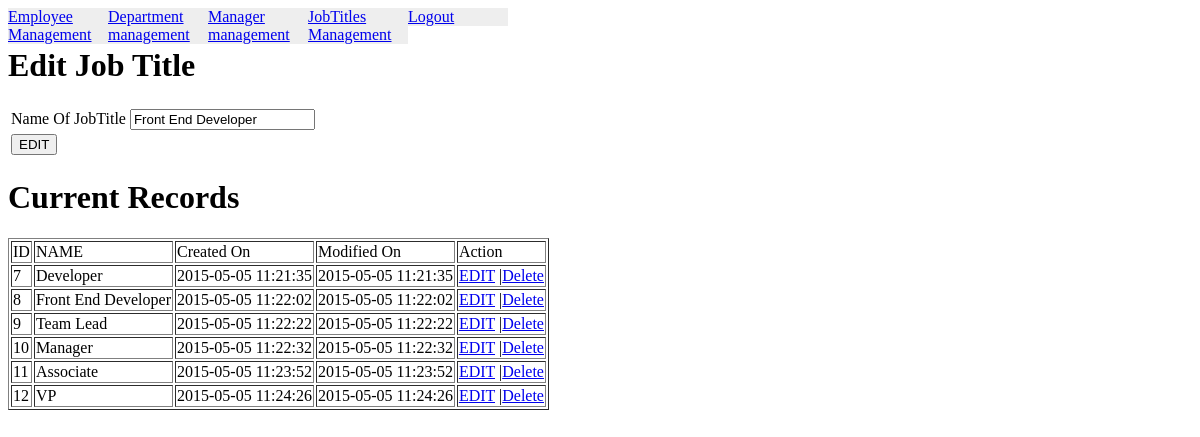
The page /jobtitle.php?action=edit&id=8 (signed in) on the database its author committed.
### tables this page shows
CREATE TABLE IF NOT EXISTS `job_titles` (
  `id` int(11) NOT NULL AUTO_INCREMENT,
  `title` varchar(300) NOT NULL,
  `created` datetime NOT NULL,
  `modified` datetime NOT NULL,
  PRIMARY KEY (`id`)
);

### webonisePDO/DBConnect.php (called while the page is built, shortened)
<?php
class DBConnect extends DBconfig{
    protected static $db;
         private function __construct()
        {
            $obj     = new DBconfig();
            $dbtype  = $obj->DBData['databaseType'];
            $host    = $obj->DBData['host'];
            $dbuser  = $obj->DBData['dbuser'];
            $dbpass  = $obj->DBData['dbpass'];
            $dbname  = $obj->DBData['dbname'];
            try {
                   self::$db = new PDO( "$dbtype:host=$host;dbname=$dbname", $dbuser, $dbpass );
                   self::$db->setAttribute( PDO::ATTR_ERRMODE, PDO::ERRMODE_EXCEPTION );
                }
                catch (PDOException $e) {
                echo "DataBase Connection Error";
          }
       }
    public static function getConnection() {
        return self::$db;
    }
}

### webonisePDO/DBFunctions.php (called while the page is built, shortened)
<?php
include('DBConnect.php');
class DBFunctions extends DBConnect{
    public $dbs;
    public $query = NULL;
    public $findQuery = 0;
    function __construct()
    {
        $this->dbs = DBConnect::getConnection();
    }
     public function select( $column = NULL )
    {
         $this->findQuery = 1 ;
         if( is_null( $column ) )
         {
             $this->query ="SELECT * ";
         }else{
            if(is_array( $column ))
            {
                $createdColumns = implode(",", $column);
                $this->query ="SELECT ".$createdColumns;
            }
         }
        return $this;
    }
     public function from( $from = NULL )
    {
        if( !is_null( $from ) )
        $this->query .= " FROM ".$from;
        return $this;
    }
     public function run($type = 1)
    {
           if( $this->findQuery == 1)
          {
            try {
                  $this->stmt = $this->dbs->prepare($this->query);
                  $this->stmt->execute();
                if ($type== 1) {
                    $this->resultSet = $this->stmt->fetchAll( PDO::FETCH_ASSOC );
                }else {
                    $this->resultSet = $this->stmt->fetchAll( PDO::FETCH_OBJ );
                }
                }catch (Exception $e){
                   echo "catch block";
                }
          }
        $this->findQuery=0;
        return $this;
    }
     public function where( $where=NULL )
    {
        if(is_array( $where ))
        {
            $whereCondition = implode(" ", $where );
            $this->query =$this->query." where ".$whereCondition;
        }
        return $this;
    }
}

### jobtitle.php (the view, shortened to what this page needs)
<?php
include "webonisePDO/DBFunctions.php";
$obj = new DBFunctions();
if(isset($_GET['action']))
{
    if($_GET['action']=='edit')
    {
        $id = $_REQUEST['id'];
        $where = array("id='" .$id. "'");
        $obj->select()->from('job_titles')->where($where)->run();
        $editdata = $obj->resultSet;
    }
}
?>
<?php include('menu.php');?>
<br>
<?php if(isset($editdata)){ ?>
    <h1>Edit Job Title</h1>
<?php }else{?>
    <h1>Create New Job Title</h1>
<?php }?>
<form action="jobtitle.php" method="post">
    <table>
        <tr>
            <td>Name Of JobTitle</td>
            <td>
                <input type="text" name="job_title" value="<?php if($_GET['action']=='edit'){ echo $editdata[0]['title'];}?>">
            </td>
        </tr>
        <tr>
            <?php if(isset($editdata)) { ?>
                <td><input type="submit" name="editSub" value="EDIT"></td>
            <?php }else{ ?>
                <td><input type="submit" name="sub" value="Create"></td>
            <?php } ?>
        </tr>
    </table>
</form>
<?php
$obj->select()->from('job_titles')->run();
?>
<h1>Current Records</h1>
<table border="1">
    <tr>
        <td>ID</td>
        <td>NAME</td>
        <td>Created On</td>
        <td>Modified On</td>
        <td>Action</td>
        <?php
        foreach($obj->resultSet as  $val)
        { ?>
    <tr>
        <td><?php echo $val['id']?></td>
        <td><?php echo $val['title']?></td>
        <td><?php echo $val['created']?></td>
        <td><?php echo $val['modified']?></td>
        <td><a href="jobtitle.php?action=edit&id=<?php echo $val['id'] ;?>">EDIT</a>
            |<a href="jobtitle.php?action=del&id=<?php echo $val['id'];?>">Delete </a> </td>
    </tr>
    <?php  }
    ?>
    </tr>
</table>
</body>
</html>

### rows shown on the page
job_titles: job_title "Front End Developer", id "8", title "Front End Developer", created "2015-05-05 11:22:02", modified "2015-05-05 11:22:02"
job_titles: id "7", title "Developer", created "2015-05-05 11:21:35", modified "2015-05-05 11:21:35"
job_titles: id "9", title "Team Lead", created "2015-05-05 11:22:22", modified "2015-05-05 11:22:22"
job_titles: id "10", title "Manager", created "2015-05-05 11:22:32", modified "2015-05-05 11:22:32"
job_titles: id "11", title "Associate", created "2015-05-05 11:23:52", modified "2015-05-05 11:23:52"
job_titles: id "12", title "VP", created "2015-05-05 11:24:26", modified "2015-05-05 11:24:26"
